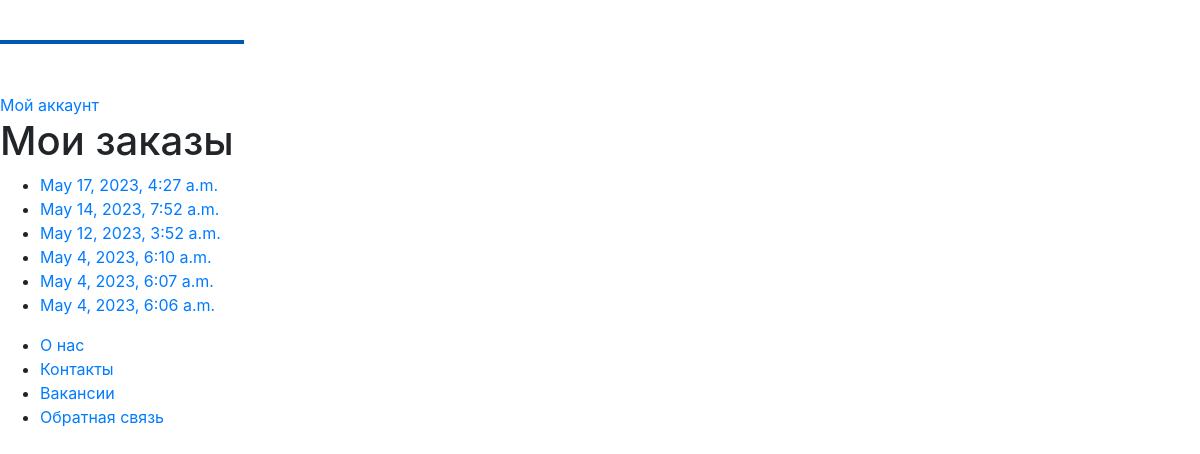
The page /shoping/list/ (signed in) on the database its author committed.
### shoping/models.py (models this page shows)
class Purchase(models.Model):
    user = models.ForeignKey(User, on_delete=models.CASCADE)
    date_created = models.DateTimeField(auto_now_add=True)
    total_price = models.DecimalField(max_digits=10, decimal_places=2, default=0)
    payment_received = models.BooleanField(default=False)
    status = models.CharField(max_length=128, choices=UNIT_CHOICES, blank=False, null=False, default=NEW)

### shoping/views.py (the view)
# urls.py: path('list/', PurchaseListView.as_view(), name='purchase_list'),
class PurchaseListView(LoginRequiredMixin, ListView):
    model = Purchase
    template_name = 'purchase_list.html'
    context_object_name = 'purchases'
    paginate_by = 10
    def get_queryset(self):
        return Purchase.objects.filter(user=self.request.user).order_by('-date_created')

### templates/shoping/purchase_list.html (shortened to what this page needs)
{% extends '../landing/main.html' %}
{% block content %}
    <h1>Мои заказы</h1>
    {% if purchases %}
        <ul>
            {% for purchase in purchases %}
                <li><a href="{% url 'purchase_detail' purchase.id %}">{{ purchase.date_created }}</a></li>
            {% endfor %}
        </ul>
    {% else %}
        <p>У вас нет заказов.</p>
    {% endif %}
{% endblock %}

### rows shown on the page
Purchase: date_created "May 17, 2023, 4:27 a.m."
Purchase: date_created "May 14, 2023, 7:52 a.m."
Purchase: date_created "May 12, 2023, 3:52 a.m."
Purchase: date_created "May 4, 2023, 6:10 a.m."
Purchase: date_created "May 4, 2023, 6:07 a.m."
Purchase: date_created "May 4, 2023, 6:06 a.m."
